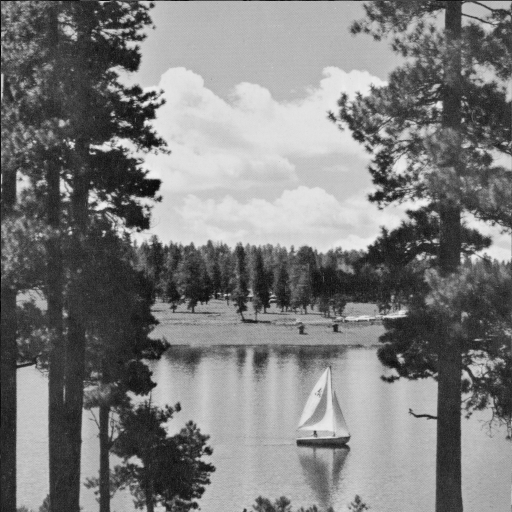
%> input picture LAKE.TIF, 512 x 512 px
$ octave dct2_2.m   (GNU Octave 9; MATLAB toolbox functions it lacks are replaced by stand-ins)
%> lines starting %> are read from the running program, lines starting %| are printed output that depends on the picture
I = imread ('LAKE.TIF');
%> I is the input picture: size 512x512 uint8; min 1, max 239, mean 124.7
%I = rgb2gray(I);
I = im2double(I);
%> I: size 512x512 double
J = dct2(I);

figure
imshow(log(abs(J)),[])
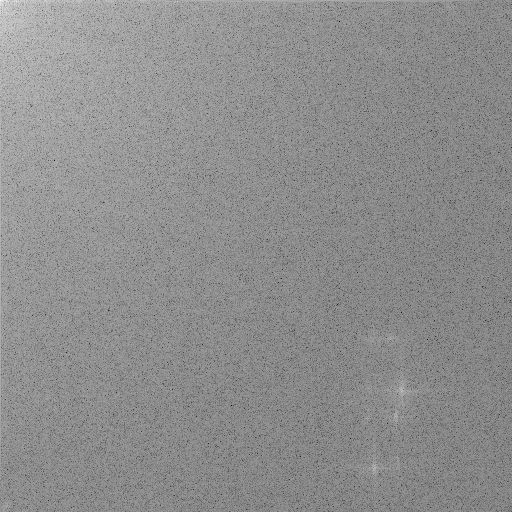
%> displayed picture: size 512x512, on the screen's scale of 0 to 255; min 0, max 255, mean 141.5
colormap(gca,jet(64))
colorbar
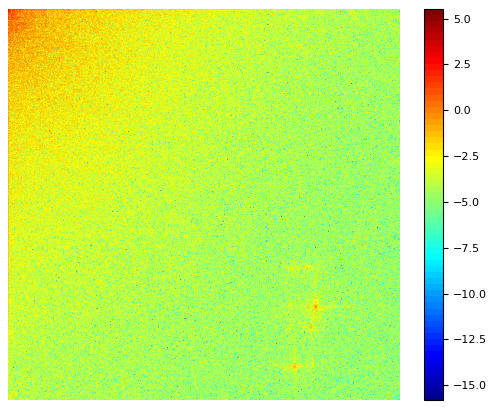
%> figure redrawn from the program's plot data

%J(abs(J) < 10) = 0;
K = idct2(J);

figure
imshowpair(I,K,'montage')
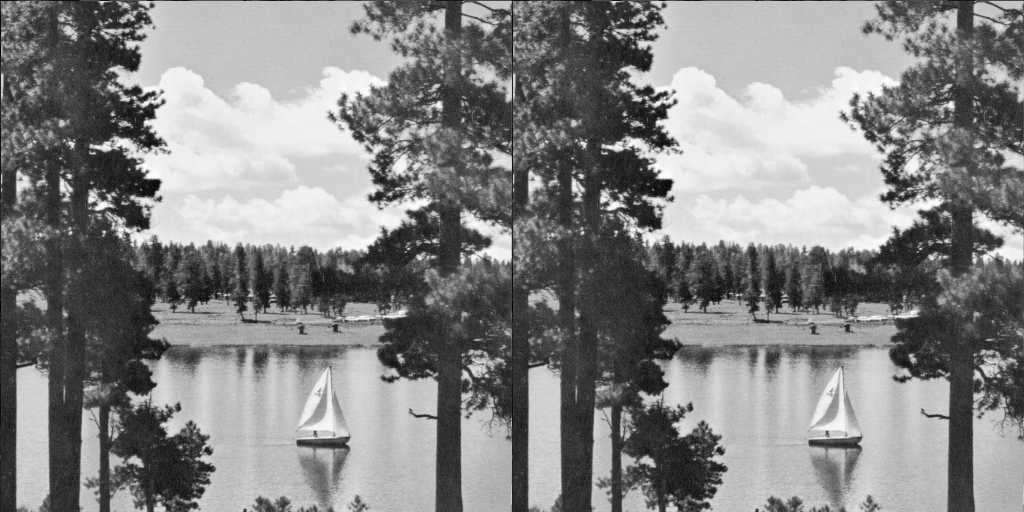
%> displayed picture: size 512x1024, on the screen's scale of 0 to 255; min 0, max 255, mean 132.6
title('Original Grayscale Image (Left) and Processed Image (Right)');

D = dctmtx(8);


I = imread ('LAKE.TIF');
%I = rgb2gray(I);
I = im2double(I);
J = dct2(I);

figure
imshow(log(abs(J)),[])
colormap(gca,jet(64))
colorbar

%J(abs(J) < 10) = 0;
K = idct2(J);

figure
imshowpair(I,K,'montage')
title('Original Grayscale Image (Left) and Processed Image (Right)');

$ run again, with 11.jpg saved as LAKE.TIF
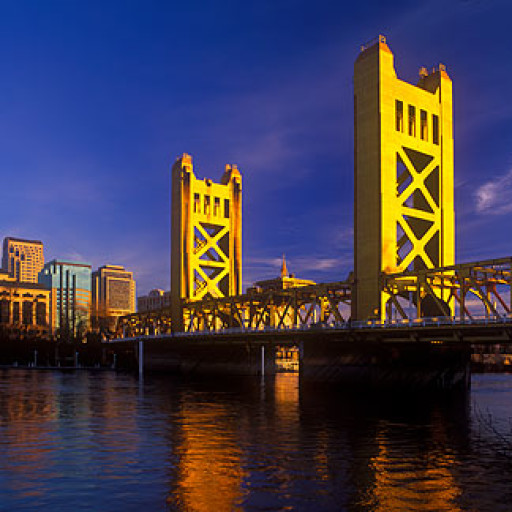
%> input picture 11.jpg, 512 x 512 px
%> I is the input picture: size 512x512x3 uint8; mean R, G, B 66.8, 61.3, 79.6
%> I: size 512x512x3 double
%> `K = idct2(J);`:
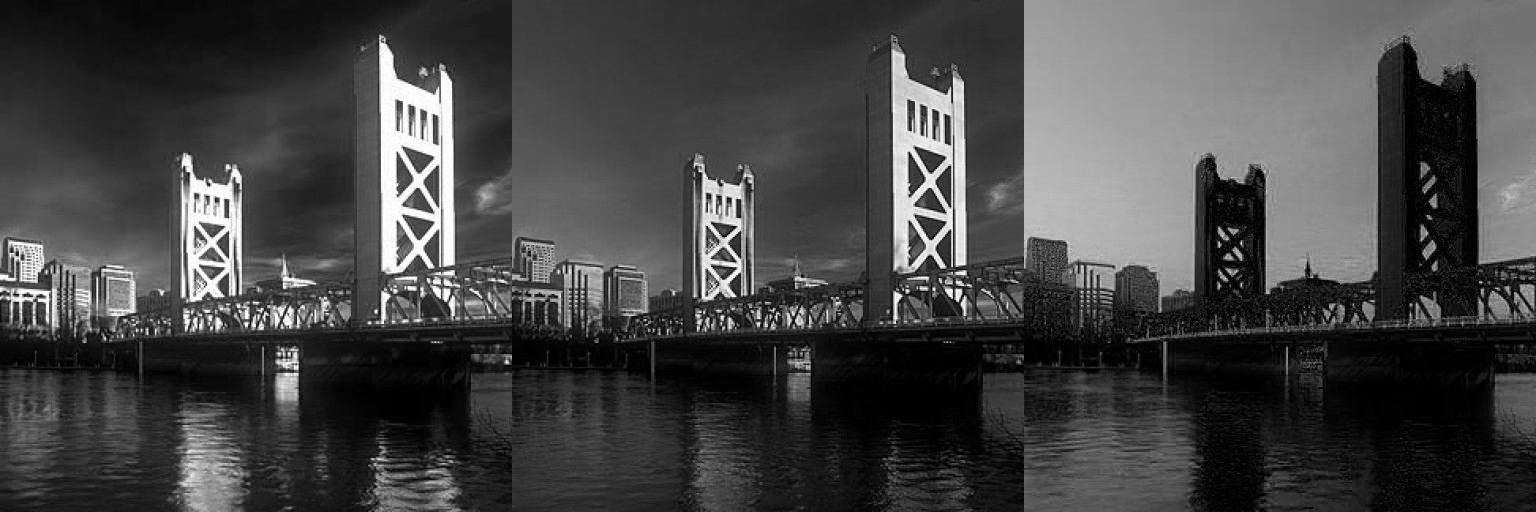
%> K: size 512x1536 double; min -4.9e-16, max 1, mean 0.271; drawn with min black and max white
%> `imshowpair(I,K,'montage')`:
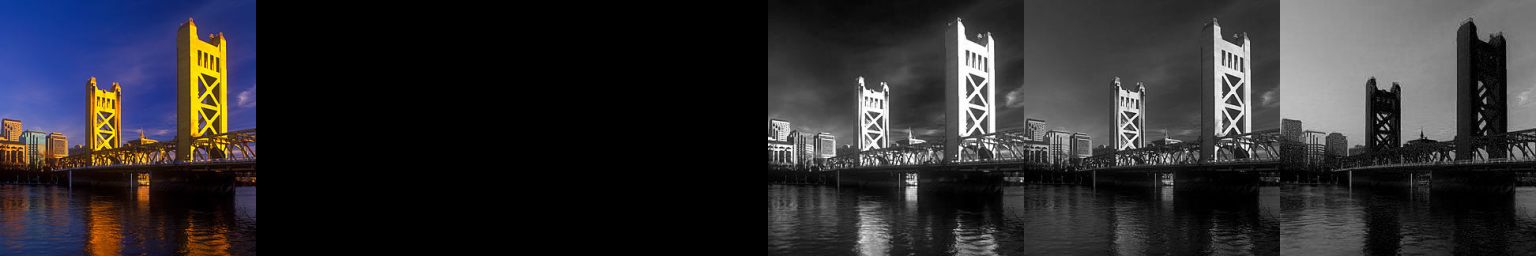
%> displayed picture: size 512x3072x3, on the screen's scale of 0 to 255 (shown at 1/2 size); mean R, G, B 45.7, 44.8, 47.9
